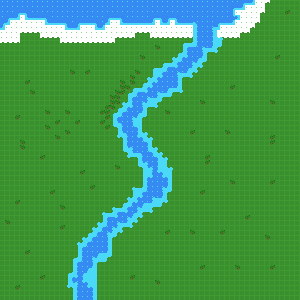

The image is a tile-based game level rendered from a .tmx file. Its description and source (layers, tilesets, objects; grid data summarised) follow:
An orthogonal 60x60 tile map with 5x5 px tiles, 2 tile layers (terrain, terrain_detail).

<map version="1.5" tiledversion="2021.02.15" orientation="orthogonal" renderorder="right-down" width="60" height="60" tilewidth="5" tileheight="5" infinite="0" nextlayerid="5" nextobjectid="1">
 <tileset firstgid="1" source="tiles.tsx" />
 <layer id="1" name="terrain" width="60" height="60">
  <data>[3600 cells, 3600 non-empty, 12 distinct tile ids]</data>
 </layer>
 <layer id="2" name="terrain_detail" width="60" height="60">
  <data>[3600 cells, 468 non-empty, 19 distinct tile ids]</data>
 </layer>
</map>